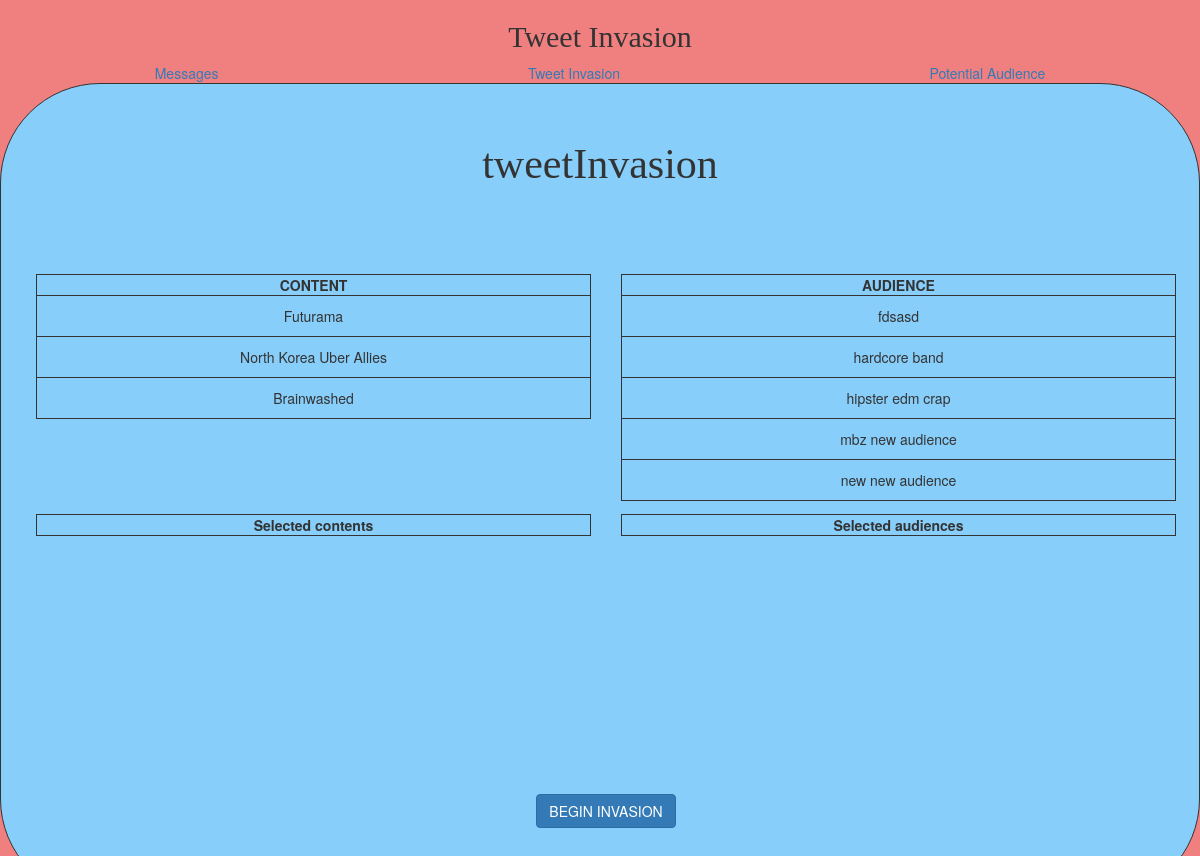
The page / on the database its author committed.
### tables this page shows
CREATE TABLE "content" (
	"cID"	INTEGER NOT NULL PRIMARY KEY AUTOINCREMENT UNIQUE,
	"link"	TEXT,
	"title"	TEXT
);

### tweetHome.py (the view)
@app.route('/')
def tweetInvasion():
    contents = getContent()
    audience = getAudiences()
    return render_template('tweetInvasion.html', contents=contents, audience=audience)

### tweetHome.py (called while the page is built)
def getContent():
    con = sql.connect("TWIdatabase.db")
    con.row_factory = sql.Row
    cur = con.cursor()
    cur.execute('select title, cID from content')
    content = cur.fetchall()
    if len(content) == 0:
        content = 'empty'
    con.close()
    return content

def getAudiences():
    con = sql.connect("TWIdatabase.db")
    con.row_factory = sql.Row
    cur = con.cursor()
    cur.execute("SELECT sum(followers) as fl, name from audience group by name")
    row = cur.fetchall()
    con.close()
    if len(row) == 0:
        row = 'empty'
    return row

### templates/tweetInvasion.html (shortened to what this page needs)
{% extends 'home.html' %}
{% block content %}
    <div class='mainObject'>
        <div style='padding:30px; font-size:3em; font-family:Times New Roman'>tweetInvasion</div>
        <div class="container" style='margin:50px auto'>
            <div class="row">
                <div style='height:30vh; overflow-y:scroll' class="col-md-6 udContainer">
                    {% if contents is string %}
                        <div style='padding:30px; font-size:1.5em'>No messages here, write one!</div>
                    {% else %}
                        <table style='width:100%'>
                            <thead>
                                <th style='text-align:center'>
                                    <div ><b>CONTENT</b></div>
                                </th>
                            </thead>
                            {% for content in contents %}
                                <tr>
                                    <td class='crowHover2' data-id='{{content["cID"]}}'>{{content['title']}}</td>
                                </tr>
                            {% endfor %}
                        </table>
                    {% endif %}
                </div>
                <div style='height:30vh; overflow-y:scroll' class="col-md-6 udContainer">
                    {% if audience is string %}
                        <div style='padding:30px; font-size:1.5em'>No messages here, write one!</div>
                    {% else %}
                        <table style='width:100%'>
                            <thead>
                                <th style='text-align:center'>
                                    <div ><b>AUDIENCE</b></div>
                                </th>
                            </thead>
                            {% for au in audience %}
                                <tr>
                                    <td class='arowHover2'>{{au['name']}}</td>
                                </tr>
                            {% endfor %}
                        </table>
                    {% endif %}
                </div>
            </div>
            <div class="row">
                <div id='chooseContent' style='height:30vh; overflow-y:scroll' class="col-md-6 udContainer">
                    <table style='width:100%'>
                        <thead>
                            <th style='text-align:center'>
                                <div ><b>Selected contents</b></div>
                            </th>
                        </thead>
                    </table>
                </div>
                <div id='chooseAudience' style='height:30vh; overflow-y:scroll' class="col-md-6 udContainer">
                    <table style='width:100%'>
                        <thead>
                            <th style='text-align:center'>
                                <div ><b>Selected audiences</b></div>
                            </th>
                        </thead>
                    </table>
                </div>
        </div>
        <button style='margin-top:40px' id='beginInvasion' class='btn btn-primary'>BEGIN INVASION</button>
    </div>
</div>
{% endblock %}

### static/style.css (style rules this page uses)
.mainObject { padding: 20px; margin: auto; text-align: center; }
.udContainer td { padding:10px !important; border: 0.5px solid; }
.udContainer th { border: 0.5px solid; }
.udContainer { width:45vw; margin:auto; overflow:hidden; text-align:center }
.udContainer tr { border:solid 1px }

### rows shown on the page
content: title "Futurama"
content: title "North Korea Uber Allies"
content: title "Brainwashed"

### other values the page prints
{{ au['name'] }} "fdsasd" "hardcore band" "hipster edm crap" "mbz new audience" "new new audience"
